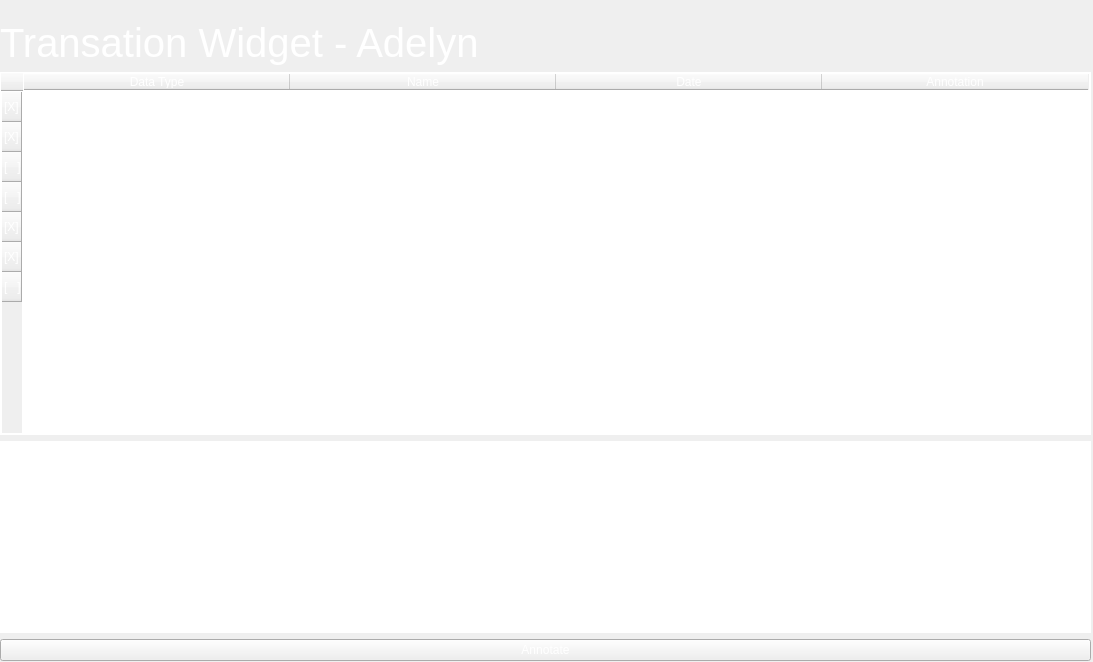
<?xml version="1.0" encoding="UTF-8"?>
<ui version="4.0">
 <class>Form</class>
 <widget class="QWidget" name="Form">
  <property name="geometry">
   <rect>
    <x>0</x>
    <y>0</y>
    <width>1093</width>
    <height>662</height>
   </rect>
  </property>
  <property name="windowTitle">
   <string>Form</string>
  </property>
  <widget class="QWidget" name="gridLayoutWidget">
   <property name="geometry">
    <rect>
     <x>0</x>
     <y>20</y>
     <width>1091</width>
     <height>641</height>
    </rect>
   </property>
   <layout class="QGridLayout" name="gridLayout_2">
    <item row="1" column="1">
     <layout class="QHBoxLayout" name="horizontalLayout_2">
      <item>
       <widget class="QLabel" name="label">
        <property name="font">
         <font>
          <pointsize>30</pointsize>
         </font>
        </property>
        <property name="styleSheet">
         <string notr="true">color: white;</string>
        </property>
        <property name="text">
         <string>Transation Widget - Adelyn</string>
        </property>
       </widget>
      </item>
     </layout>
    </item>
    <item row="4" column="1">
     <widget class="QTextEdit" name="Text_Edit">
      <property name="styleSheet">
       <string notr="true">border: 1px solid white;
color: white;</string>
      </property>
      <property name="html">
       <string>&lt;!DOCTYPE HTML PUBLIC &quot;-//W3C//DTD HTML 4.0//EN&quot; &quot;http://www.w3.org/TR/REC-html40/strict.dtd&quot;&gt;
&lt;html&gt;&lt;head&gt;&lt;meta name=&quot;qrichtext&quot; content=&quot;1&quot; /&gt;&lt;style type=&quot;text/css&quot;&gt;
p, li { white-space: pre-wrap; }
&lt;/style&gt;&lt;/head&gt;&lt;body style=&quot; font-family:'Cantarell'; font-size:11pt; font-weight:400; font-style:normal;&quot;&gt;
&lt;p style=&quot; margin-top:0px; margin-bottom:0px; margin-left:0px; margin-right:0px; -qt-block-indent:0; text-indent:0px;&quot;&gt;Captured Last Week&lt;/p&gt;&lt;/body&gt;&lt;/html&gt;</string>
      </property>
     </widget>
    </item>
    <item row="3" column="1">
     <widget class="QTableWidget" name="Table_Widget">
      <property name="sizePolicy">
       <sizepolicy hsizetype="Expanding" vsizetype="Expanding">
        <horstretch>35</horstretch>
        <verstretch>21</verstretch>
       </sizepolicy>
      </property>
      <property name="font">
       <font/>
      </property>
      <property name="tabletTracking">
       <bool>false</bool>
      </property>
      <property name="focusPolicy">
       <enum>Qt::WheelFocus</enum>
      </property>
      <property name="styleSheet">
       <string notr="true">gridline-color: white;
color: white;
border: 1px solid white;</string>
      </property>
      <property name="showGrid">
       <bool>true</bool>
      </property>
      <property name="sortingEnabled">
       <bool>false</bool>
      </property>
      <property name="wordWrap">
       <bool>true</bool>
      </property>
      <property name="cornerButtonEnabled">
       <bool>true</bool>
      </property>
      <property name="rowCount">
       <number>7</number>
      </property>
      <attribute name="horizontalHeaderVisible">
       <bool>true</bool>
      </attribute>
      <attribute name="horizontalHeaderCascadingSectionResizes">
       <bool>true</bool>
      </attribute>
      <attribute name="horizontalHeaderMinimumSectionSize">
       <number>36</number>
      </attribute>
      <attribute name="horizontalHeaderDefaultSectionSize">
       <number>266</number>
      </attribute>
      <attribute name="verticalHeaderMinimumSectionSize">
       <number>17</number>
      </attribute>
      <attribute name="verticalHeaderDefaultSectionSize">
       <number>30</number>
      </attribute>
      <row>
       <property name="text">
        <string>[X]</string>
       </property>
      </row>
      <row>
       <property name="text">
        <string>[X]</string>
       </property>
      </row>
      <row>
       <property name="text">
        <string>[   ]</string>
       </property>
      </row>
      <row>
       <property name="text">
        <string>[   ]</string>
       </property>
      </row>
      <row>
       <property name="text">
        <string>[X]</string>
       </property>
      </row>
      <row>
       <property name="text">
        <string>[X]</string>
       </property>
      </row>
      <row>
       <property name="text">
        <string>[   ]</string>
       </property>
      </row>
      <column>
       <property name="text">
        <string>Data Type</string>
       </property>
      </column>
      <column>
       <property name="text">
        <string>Name</string>
       </property>
      </column>
      <column>
       <property name="text">
        <string>Date</string>
       </property>
      </column>
      <column>
       <property name="text">
        <string>Annotation</string>
       </property>
      </column>
      <item row="0" column="0">
       <property name="text">
        <string>Keystroke</string>
       </property>
      </item>
      <item row="0" column="1">
       <property name="text">
        <string>keys_01.pdf</string>
       </property>
      </item>
      <item row="0" column="2">
       <property name="text">
        <string>03/18/2021</string>
       </property>
      </item>
      <item row="0" column="3">
       <property name="text">
        <string>IMPORTANT</string>
       </property>
      </item>
      <item row="1" column="0">
       <property name="text">
        <string>PCAP</string>
       </property>
      </item>
      <item row="1" column="1">
       <property name="text">
        <string>first-capture.pcapng</string>
       </property>
      </item>
      <item row="1" column="2">
       <property name="text">
        <string>03/17/2021</string>
       </property>
      </item>
      <item row="1" column="3">
       <property name="text">
        <string/>
       </property>
      </item>
      <item row="2" column="0">
       <property name="text">
        <string>PNG</string>
       </property>
      </item>
      <item row="2" column="1">
       <property name="text">
        <string>IMAGE_001.png</string>
       </property>
      </item>
      <item row="2" column="2">
       <property name="text">
        <string>03/13/2021</string>
       </property>
      </item>
      <item row="2" column="3">
       <property name="text">
        <string/>
       </property>
      </item>
      <item row="3" column="0">
       <property name="text">
        <string>PCAP</string>
       </property>
      </item>
      <item row="3" column="1">
       <property name="text">
        <string>second-capture.pcapng</string>
       </property>
      </item>
      <item row="3" column="2">
       <property name="text">
        <string>03/19/2021</string>
       </property>
      </item>
      <item row="3" column="3">
       <property name="text">
        <string/>
       </property>
      </item>
      <item row="4" column="0">
       <property name="text">
        <string>MP4</string>
       </property>
      </item>
      <item row="4" column="1">
       <property name="text">
        <string>VID_05576_03192021.MP4</string>
       </property>
      </item>
      <item row="4" column="2">
       <property name="text">
        <string>03/18/2021</string>
       </property>
      </item>
      <item row="4" column="3">
       <property name="text">
        <string>Captured last week</string>
       </property>
      </item>
      <item row="5" column="0">
       <property name="text">
        <string>Keystrokes</string>
       </property>
      </item>
      <item row="5" column="1">
       <property name="text">
        <string>keys_02.pdf</string>
       </property>
      </item>
      <item row="5" column="2">
       <property name="text">
        <string>03/19/2021</string>
       </property>
      </item>
      <item row="5" column="3">
       <property name="text">
        <string>Add to report</string>
       </property>
      </item>
      <item row="6" column="0">
       <property name="text">
        <string>PNG</string>
       </property>
      </item>
      <item row="6" column="1">
       <property name="text">
        <string>IMAGE_002.png</string>
       </property>
      </item>
      <item row="6" column="2">
       <property name="text">
        <string>03/21/2021</string>
       </property>
      </item>
     </widget>
    </item>
    <item row="5" column="1">
     <widget class="QPushButton" name="pushButton">
      <property name="styleSheet">
       <string notr="true">color: white;l</string>
      </property>
      <property name="text">
       <string>Annotate</string>
      </property>
     </widget>
    </item>
   </layout>
  </widget>
 </widget>
 <resources/>
 <connections/>
</ui>
